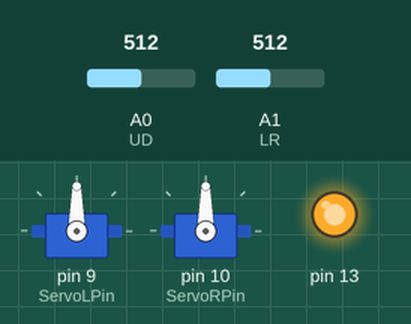
Simulated run of this sketch. Board: Arduino Uno, built with avr-gcc and run on an emulated ATmega328P. Parts: 2 × servo, output pins drawn as LEDs (lit = HIGH). The test bench sets the inputs (shaded band); at power-on: A0 (UD) = 512, A1 (LR) = 512. What the sketch prints to the serial monitor is not drawn.

Above: at 0.1 s.
At 5.1 s:
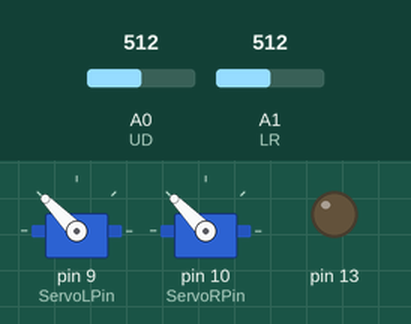
Timing chart, 0 to 6.6 s (numbered marks = the images above):
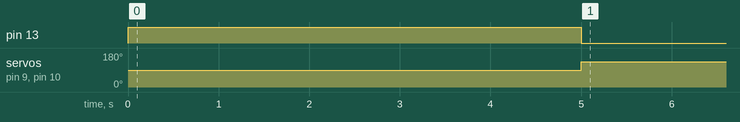

The sketch:

main_code.ino
```cpp
#include <Servo.h>
const int UD = A0;
int UDMin = 1023;
int UDMax = 0;

const int LR = A1;
int LRMin = 1023;
int LRMax = 0;

int SensorUDValue = 0;
int SensorLRValue = 0;

int ServoLPin = 9;
int ServoRPin = 10;

int UDValue;
int LRValue;
int MLRValue;
Servo ServoL;
Servo ServoR;
void setup() {
  Serial.begin(9600);
  pinMode(13, OUTPUT);
  digitalWrite(13, HIGH);
  pinMode(UD, INPUT);
  pinMode(LR,INPUT);

  ServoL.attach(ServoLPin);
  ServoR.attach(ServoRPin);
  while (millis() < 5000) {
    SensorUDValue = analogRead(UD);
    SensorLRValue = analogRead(LR);

    // record the maximum sensor value
    if (SensorUDValue > UDMax) {
      UDMax = SensorUDValue;
    }
if (SensorLRValue > LRMax) {
      LRMax = SensorLRValue;
    }
    // record the minimum sensor value
    if (SensorUDValue < UDMin) {
      UDMin = SensorUDValue;
    }
    if (SensorLRValue < LRMin) {
      LRMin = SensorLRValue;
    }
  }
  // signal the end of the calibration period
  digitalWrite(13, LOW);
}
void loop() {
  SensorUDValue = analogRead(UD);
  SensorLRValue = analogRead(LR);
  SensorUDValue = constrain(SensorUDValue,UDMin,UDMax);
  SensorLRValue = constrain(SensorLRValue,LRMin,LRMax);
  UDValue = map(SensorUDValue,UDMin,UDMax,135,45);
  LRValue = map(SensorLRValue,LRMin,LRMax,135,45);
  MLRValue = map(LRValue,135,45,45,135);
   Serial.println("LR value");
  Serial.println(LRValue);
  Serial.println(MLRValue);
   Serial.println("UD value");
  Serial.println(UDValue);
   Serial.println("LR");
  Serial.println(LRMin);
  Serial.println(LRMax);
   Serial.println("UD");
  Serial.println(UDMin);
  Serial.println(UDMax);
if ((UDValue<85)||(UDValue>95))
  {
  ServoR.write(UDValue);
  ServoL.write(UDValue);
  delay(15);
  }
  else if(LRValue> 90)
  {
  ServoR.write(LRValue);
  delay(15);
  ServoL.write(MLRValue);
  delay(15);
  }
  else {
  ServoR.write(MLRValue);
  delay(30);
  ServoL.write(LRValue);
  delay(30);
  }
}
```

Measured:
- by itself, servo on pin 9 (ServoLPin), servo on pin 10 (ServoRPin): 90° → 134° at 5.0 s
